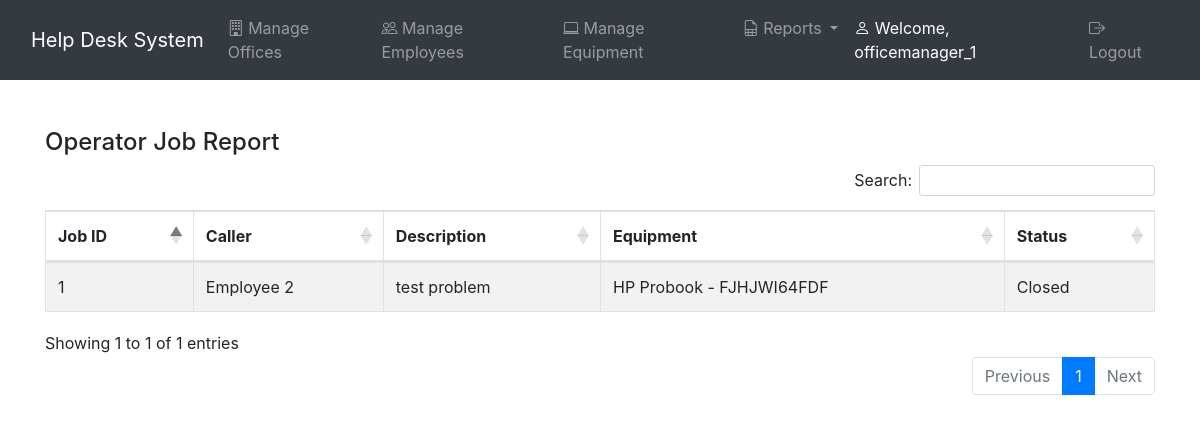
The app's page /operator_job_report.php (signed in) with its own data.
### tables this page shows
CREATE TABLE helpdesk_calls (
    call_id INT AUTO_INCREMENT PRIMARY KEY,
    caller_id INT,
    operator_id INT,
    call_time TIMESTAMP DEFAULT CURRENT_TIMESTAMP,
    problem_description TEXT,
    equipment_id INT,
    operating_system VARCHAR(50),
    software_used VARCHAR(50),
    status ENUM('Open', 'Closed') DEFAULT 'Open',
    FOREIGN KEY (caller_id) REFERENCES employees(employee_id),
    FOREIGN KEY (operator_id) REFERENCES users(user_id),
    FOREIGN KEY (equipment_id) REFERENCES equipment(equipment_id)
);

CREATE TABLE employees (
    employee_id INT AUTO_INCREMENT PRIMARY KEY,
    office_id INT,
    name VARCHAR(100),
    contact_phone VARCHAR(15),
    email VARCHAR(100),
    start_date DATE,
    end_date DATE,
    job_title VARCHAR(50),
    department VARCHAR(50),
    FOREIGN KEY (office_id) REFERENCES offices(office_id)
);

CREATE TABLE equipment (
    equipment_id INT AUTO_INCREMENT PRIMARY KEY,
    office_id INT,
    serial_number VARCHAR(50),
    equipment_type VARCHAR(50),
    make VARCHAR(50),
    model VARCHAR(50),
    manufacturer VARCHAR(50),
    warranty_expiry_date DATE,
    software_licence_number VARCHAR(50),
    software_type VARCHAR(50),
    FOREIGN KEY (office_id) REFERENCES offices(office_id)
);

### operator_job_report.php (the view, shortened to what this page needs)
<?php
include 'config/db.php';
$result = $conn->query("SELECT h.*, eq.*, e.name AS employee_name FROM helpdesk_calls h, employees e, equipment eq WHERE h.caller_id = e.employee_id AND h.equipment_id = eq.equipment_id");
?>
<!DOCTYPE html>
<html lang="en">
<head>
    <link rel="stylesheet" href="assets/css/bootstrap.min.css">
    <link rel="stylesheet" href="https://cdn.jsdelivr.net/npm/bootstrap-icons@1.7.1/font/bootstrap-icons.css">
    <link rel="stylesheet" href="https://cdn.datatables.net/1.13.1/css/dataTables.bootstrap4.min.css">
    <link rel="stylesheet" href="https://cdn.datatables.net/buttons/2.3.6/css/buttons.bootstrap4.min.css">
</head>
<body>
    <?php include 'nav.php'; ?>
    <div class="container mt-5">
        <h4>Operator Job Report</h4>
        <div class="table-responsive">
            <table id="jobReportTable" class="table table-striped table-bordered table-hover">
                <thead>
                    <tr>
                        <th>Job ID</th>
                        <th>Caller</th>
                        <th>Description</th>
                        <th>Equipment</th>
                        <th>Status</th>
                    </tr>
                </thead>
                <tbody>
                    <?php
                    while ($row = $result->fetch_assoc()) {
                        echo "<tr>
                            <td>{$row['call_id']}</td>
                            <td>{$row['employee_name']}</td>
                            <td>{$row['problem_description']}</td>
                            <td>{$row['make']} {$row['model']} - {$row['serial_number']}</td>
                            <td>{$row['status']}</td>
                        </tr>";
                    }
                    ?>
                </tbody>
            </table>
        </div>
    </div>
</body>
</html>

### records on screen
helpdesk_calls: call_id "1", caller.name "Employee 2", problem_description "test problem", equipment.make "HP", equipment.model "Probook", equipment.serial_number "FJHJWI64FDF", status "Closed"

### other values on screen
$_SESSION['username'] "officemanager_1"
